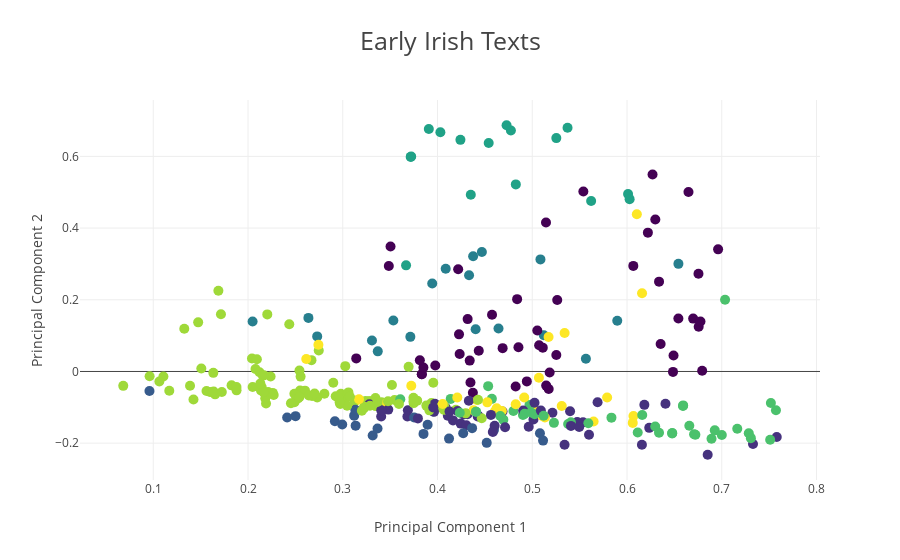

Notebook code for this chart:
### Code cell
# offline

from plotly.offline import download_plotlyjs, init_notebook_mode, plot, iplot
from plotly import tools
import plotly.plotly as py
import plotly.graph_objs as go

init_notebook_mode(connected=True)


points = go.Scatter(
        x = X_2D_SVD[:,0],
        y = X_2D_SVD[:,1],
        name = 'Texts', 
        mode='markers',
        marker=dict(color=clf.labels_, colorscale='Viridis', size=10),
        text=namedate,
        textposition='bottom right'
)


# center_points = go.Scatter(
#          x = centers[:,0], 
#          y = centers[:,1], 
#          mode = 'markers', 
#          marker = dict(size=10, color='red', symbol='cross'),
#          name = 'Centroids'
# )


fig = tools.make_subplots(rows=1, cols=1)

fig.append_trace(points, 1, 1)
# fig.append_trace(center_points, 1, 1)

fig['layout'].update(
                     title={'text': 'Early Irish Texts', 'font': {'size': 25}}, 
                     xaxis={'title':'Principal Component 1'}, 
                     yaxis={'title':'Principal Component 2'},
                     legend={'font': {'size': 20},
                             'bgcolor':'#f6f6f6'})
            
iplot(fig, filename='early_irish_clustering')

### Figure 1 — Plotly figure (JSON) as saved in the notebook; plotly's stock layout.template omitted (floating-point values rounded to 4 significant figures; data arrays with more than 128 entries replaced by an {"elided": "..."} marker saying what was removed)
{"data": [{"marker": {"color": {"elided": "329 int values"}, "colorscale": "Viridis", "size": 10}, "mode": "markers", "name": "Texts", "text": {"elided": "329 str values"}, "textposition": "bottom right", "type": "scatter", "uid": "433fdc8c-65a6-4002-bd8f-d274d4fd566b", "x": {"elided": "329 float values"}, "xaxis": "x", "y": {"elided": "329 float values"}, "yaxis": "y"}], "layout": {"legend": {"bgcolor": "#f6f6f6", "font": {"size": 20}}, "title": {"font": {"size": 25}, "text": "Early Irish Texts"}, "xaxis": {"anchor": "y", "domain": [0, 1], "title": {"text": "Principal Component 1"}}, "yaxis": {"anchor": "x", "domain": [0, 1], "title": {"text": "Principal Component 2"}}}}
